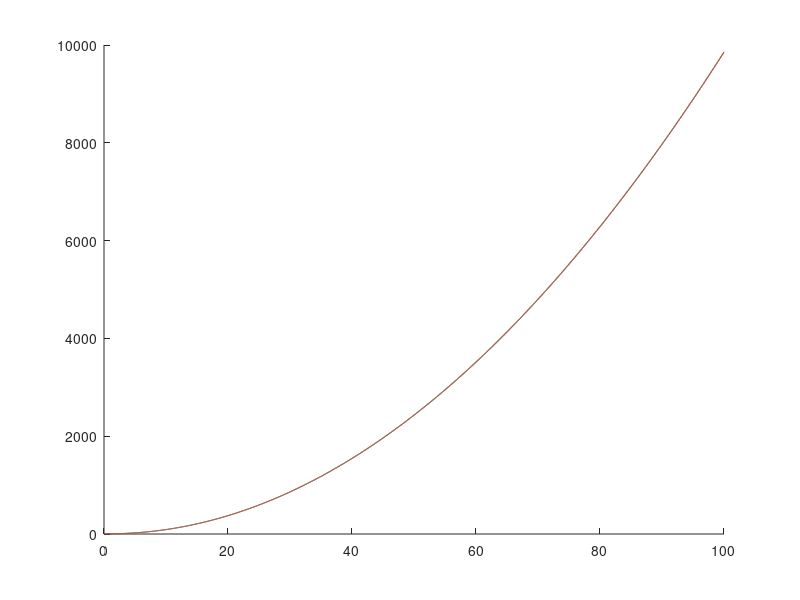

This chart was generated by the following MATLAB code: (Note: this script raises an error after producing the figure.)
%% Test MCMC
% lclemens@uci.edu
% Creates simple two dimensional, two parameter function to test MCMC
% convergence and plots posterior distributions for parameters and
% correlations

%% Construct test function and test data
testFunction = @(p,t) ((t(:,1)-p(1)).^2 + (t(:,2)-p(2)).^2)/2;

testParams = [3 -1.5]; % true parameters
testDomain = [linspace(0,100,1000)',linspace(0,100,1000)']; 
testData = testFunction(testParams,testDomain);

% plot test function
figure; clf; hold on;
plot(testDomain,testData);

%% Run MCMC
% set initial parameters to start search from
initialparams = [3.1 -1.7];

% run and time MCMC
tic
% fitted parameters = MCMC(function, xdata, ydata, start parameters, lower bounds, upper bounds)
params_fit = simulateMCMC(testFunction,testDomain,testData,initialparams,[-100 -100],[100 100]);
toc

%% Plot posteriors and correlations
% VERY SLOW: calls subfunction once for every iteration for posterior
% construction
vParticles();

%% Plot data with fit
figure; clf; hold on;
plot(testDomain, testData,'.b');
plot(testDomain, testFunction(params_fit,testDomain),'r');
legend('Data','Fit');

